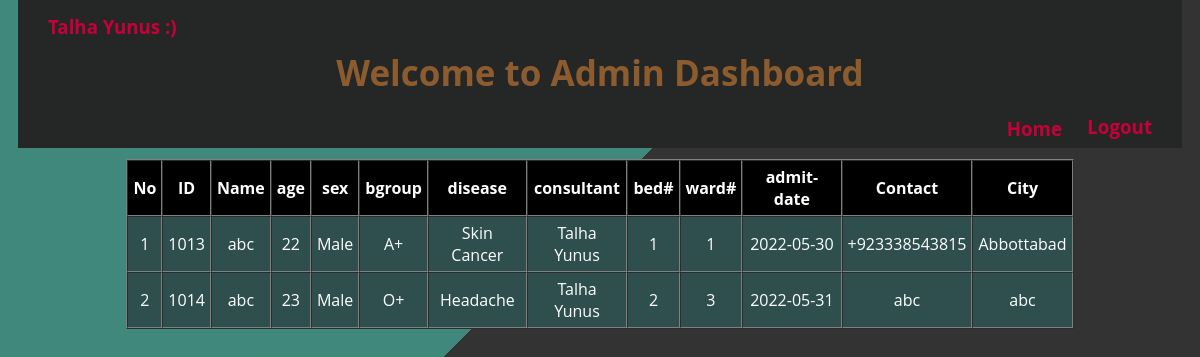
The app's page /admin/viewpatient.php (signed in) with its own data.
### tables this page shows
CREATE TABLE `patient` (
  `id` int(20) NOT NULL,
  `name` varchar(30) NOT NULL,
  `mname` varchar(40) NOT NULL,
  `fname` varchar(30) NOT NULL,
  `mstatus` varchar(20) NOT NULL,
  `dob` date NOT NULL,
  `age` int(11) NOT NULL,
  `sex` varchar(5) NOT NULL,
  `bgroup` varchar(5) NOT NULL,
  `occupation` varchar(40) NOT NULL,
  `disease` varchar(50) NOT NULL,
  `consultant` varchar(25) NOT NULL,
  `bed_no` int(11) NOT NULL,
  `ward_no` int(11) NOT NULL,
  `admit_date` date NOT NULL,
  `discharge_date` date NOT NULL,
  `city` varchar(35) NOT NULL,
  `contact_no` varchar(15) NOT NULL,
  `image` text NOT NULL
);

### admin/viewpatient.php (the view, shortened to what this page needs)
<?php
	include('header.php');
	include('titlehead.php');
	include('../dbcon.php');
?>
<table align = "center" width = "80%" border = "1" cellpadding = "5px" cellspacing = "0px" >
		<tr style = "background-color : black; color : white;" >
            <th>No</th>
            <th>ID</th>
			<th>Name</th>
            <th>age</th>
            <th>sex</th>
            <th>bgroup</th>
            <th>disease</th>
            <th>consultant</th>
            <th>bed#</th>
            <th>ward#</th>
            <th>admit-date</th>
            <th>Contact</th>
            <th>City</th>
		</tr>
		<?php
			$qry = "SELECT * FROM `patient`";
			$run = mysqli_query($con, $qry);
		if(mysqli_num_rows($run) < 1)
		{
			echo "<tr align = 'center' ><td colspan = '5' >No Records !</td></tr>";
		}
		else
		{
			$count = 0;
			while($data = mysqli_fetch_assoc($run))
			{
				$count++;
				?>
					<tr align = "center"  style = "background-color :darkslategray ; color:white;" >
						<td><?php echo "$count"; ?></td>
						<td><?php echo $data['id']; ?></td>
                        <td><?php echo $data['name']; ?></td>
						<td><?php echo $data['age']; ?></td>
						<td><?php echo $data['sex']; ?></td>
						<td><?php echo $data['bgroup']; ?></td>
                        <td><?php echo $data['disease']; ?></td>
                        <td><?php echo $data['consultant']; ?></td>
                        <td><?php echo $data['bed_no']; ?></td>
                        <td><?php echo $data['ward_no']; ?></td>
                        <td><?php echo $data['admit_date']; ?></td>
                        <td><?php echo $data['contact_no']; ?></td>
                        <td><?php echo $data['city']; ?></td>
					</tr>
				<?php
			}
		}
		?>
	</table>

### css/index.css (style rules this page uses)
body { background-image: linear-gradient( 135deg, #0a6756c7 40%, #333333 10%); }
body { font-family: 'Open Sans', sans-serif; }

### records on screen
patient: id "1013", name "abc", age "22", sex "Male", bgroup "A+", disease "Skin Cancer", consultant "Talha Yunus", bed_no "1", ward_no "1", admit_date "2022-05-30", contact_no "+923338543815", city "Abbottabad"
patient: id "1014", name "abc", age "23", sex "Male", bgroup "O+", disease "Headache", consultant "Talha Yunus", bed_no "2", ward_no "3", admit_date "2022-05-31", contact_no "abc", city "abc"

### other values on screen
$_SESSION['name'] "Talha"
$_SESSION['lname'] "Yunus"
